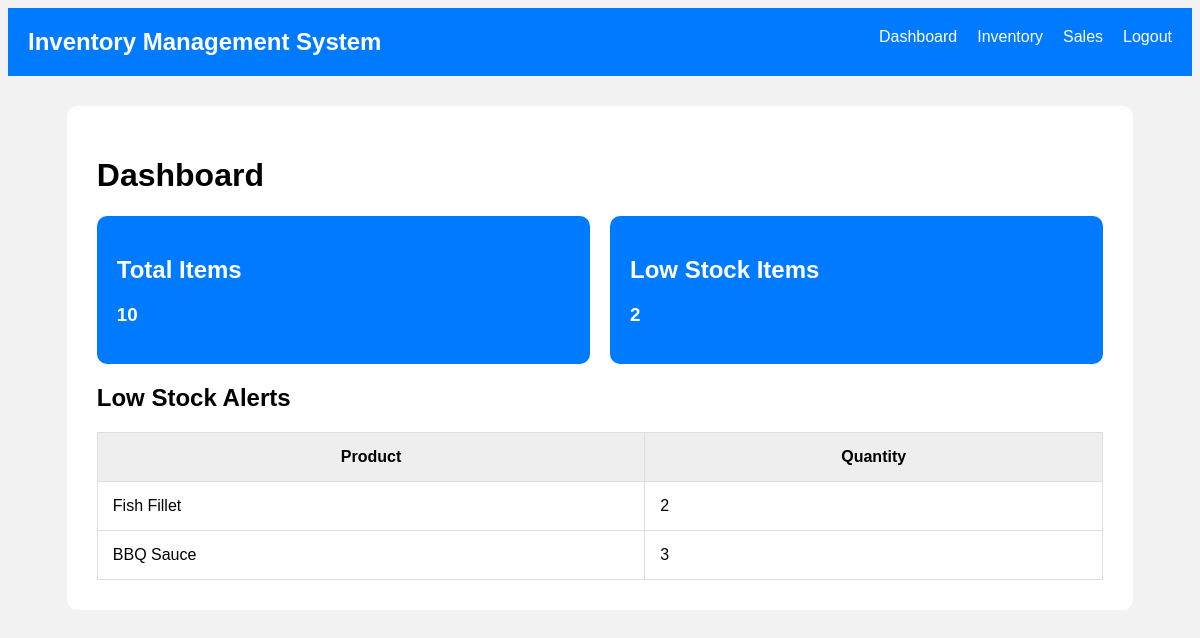
Before: / with the older database file.
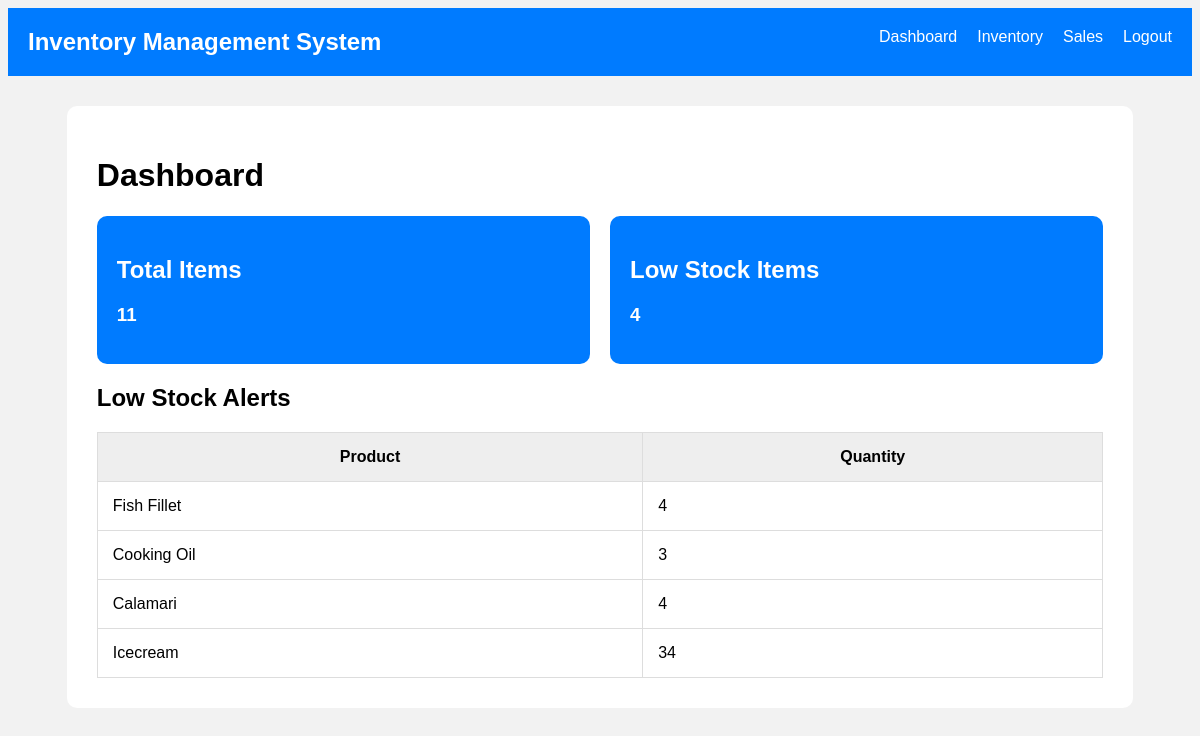
After: the same page with the newer database file.
### tables this page shows
CREATE TABLE inventory (
            id INTEGER PRIMARY KEY AUTOINCREMENT,
            product_name TEXT,
            quantity INTEGER,
            category TEXT,
            low_stock_limit INTEGER
        );

### app.py (the view)
@app.route("/")
def dashboard():
    conn = get_db_connection()
    total_items = conn.execute("""
        SELECT COUNT(*) FROM inventory
    """).fetchone()[0]
    low_stock_items = conn.execute("""
        SELECT * FROM inventory
        WHERE quantity <= low_stock_limit
    """).fetchall()
    conn.close()
    return render_template(
        "dashboard.html",
        total_items=total_items,
        low_stock_items=low_stock_items,
        low_stock_count=len(low_stock_items)
    )

### app.py (called while the page is built)
def get_db_connection():
    conn = sqlite3.connect(DATABASE)
    conn.row_factory = sqlite3.Row
    return conn

### templates/dashboard.html (shortened to what this page needs)
<!DOCTYPE html>
<html>
<head>
</head>
<body>
<div class="nav">
<h2 style="display:inline;">
Inventory Management System
</h2>
<a href="/logout">Logout</a>
<a href="/sales">Sales</a>
<a href="/inventory">Inventory</a>
<a href="/">Dashboard</a>
</div>
<div class="container">
<h1>Dashboard</h1>
<div class="cards">
<div class="card">
<h2>Total Items</h2>
<h3>{{ total_items }}</h3>
</div>
<div class="card">
<h2>Low Stock Items</h2>
<h3>{{ low_stock_count }}</h3>
</div>
</div>
<h2>Low Stock Alerts</h2>
<table>
<tr>
<th>Product</th>
<th>Quantity</th>
</tr>
{% for item in low_stock_items %}
<tr>
<td>{{ item['product_name'] }}</td>
<td>{{ item['quantity'] }}</td>
</tr>
{% endfor %}
</table>
</div>
</body>
</html>

### templates/dashboard.html (style rules this page uses)
body { font-family:Arial; background:#f2f2f2; }
.nav { background:#007bff; padding:20px; color:white; }
.nav a { color:white; margin-left:20px; text-decoration:none; float:right; }
.container { width:85%; margin:auto; margin-top:30px; background:white; padding:30px; border-radius:10px; }
.cards { display:flex; gap:20px; }
.card { flex:1; background:#007bff; color:white; padding:20px; border-radius:10px; }
table { width:100%; border-collapse:collapse; margin-top:20px; }
th,td { border:1px solid #ddd; padding:15px; }
th { background:#eee; }

Changed rows visible on the page:
no longer on this page (row edited): inventory: product_name "BBQ Sauce", quantity "3"
changed inventory "Fish Fillet": quantity "2" → "4"
now on this page (row edited): inventory: product_name "Cooking Oil", quantity "3"
added inventory: product_name "Calamari", quantity "4"
now on this page (row edited): inventory: product_name "Icecream", quantity "34"
Other visible differences:
{{ total_items }}: "10" → "11"
{{ low_stock_count }}: "2" → "4"
